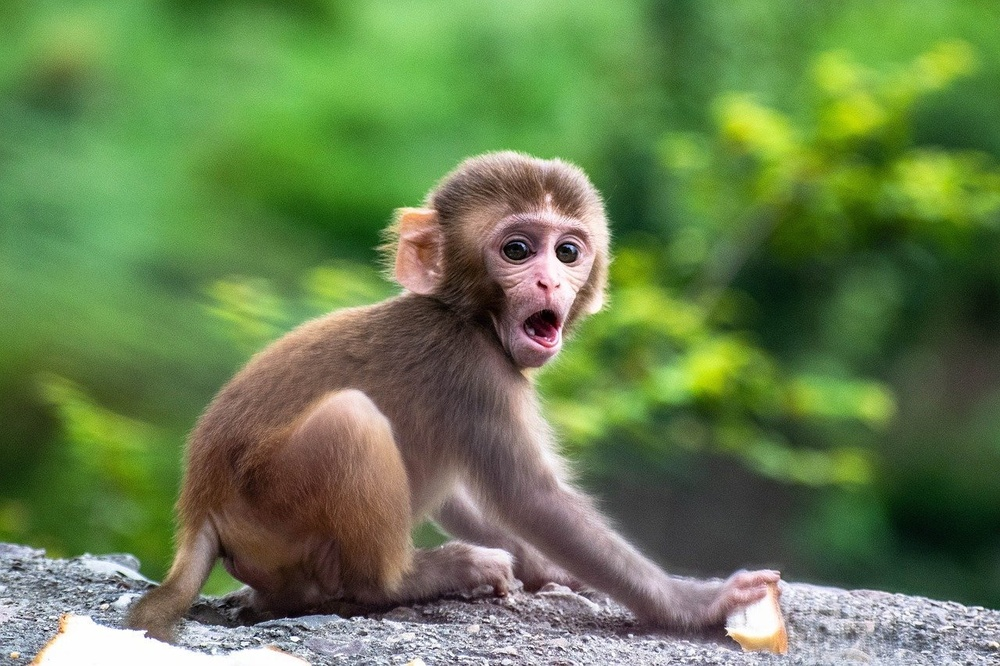
#> input picture test.jpg, 1000 x 666 px, shrunk from 1280 x 853 before the run
$ python main.py
#> lines starting #> are read from the running program, lines starting #| are printed output that depends on the picture
import numpy as np
import matplotlib.image as mpigm
import matplotlib.pyplot as plt
from rangTree import *
# разделение на ранги*****************

# получаем черно-белое изображение
def get_greyscale_image(img):
    #mean - average for massive
    return np.mean(img[:,:,:2], 2)
#изменение размеров блоков
def reduce(img, factor):
    #двумерный массив, заполненный нулями, соответствует размерности изображения
    #img.shape[0] - количество пикселей
    result = np.zeros((img.shape[0] // factor, img.shape[1] // factor))
    for i in range(result.shape[0]):
        for j in range(result.shape[1]):
            result[i,j] = np.mean(img[i*factor:(i+1)*factor,j*factor:(j+1)*factor])

    return result


img=mpigm.imread("test.jpg")
#> img is the input picture: shape (666, 1000, 3); mean R, G, B 102.9, 127, 78.3

img = get_greyscale_image(img)
#> in get_greyscale_image, `return np.mean(img[:,:,:2], 2)`:
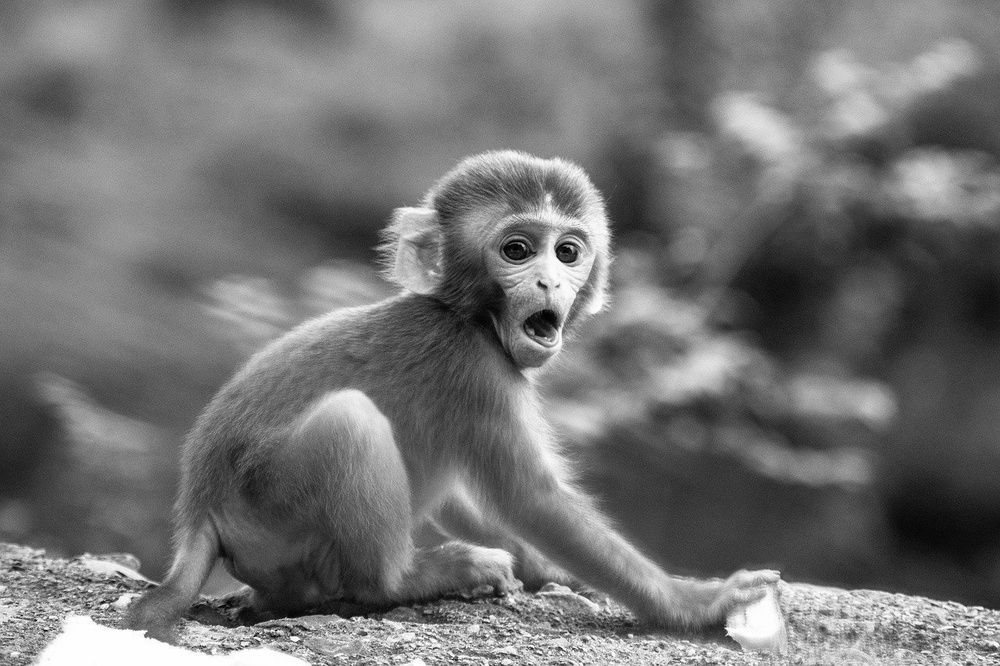
#> returned value: shape (666, 1000) float64; min 0, max 255, mean 115


# [20 lines of commented-out code are left out]
